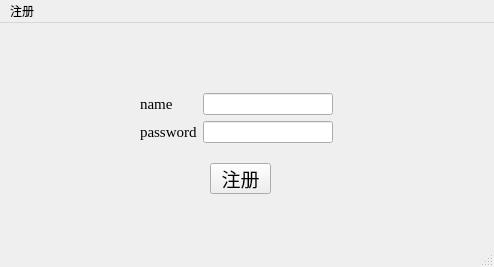
<?xml version="1.0" encoding="UTF-8"?>
<ui version="4.0">
 <class>MainWindow</class>
 <widget class="QMainWindow" name="MainWindow">
  <property name="geometry">
   <rect>
    <x>0</x>
    <y>0</y>
    <width>494</width>
    <height>267</height>
   </rect>
  </property>
  <property name="windowTitle">
   <string>MainWindow</string>
  </property>
  <widget class="QWidget" name="centralwidget">
   <widget class="QPushButton" name="pushButton">
    <property name="geometry">
     <rect>
      <x>210</x>
      <y>140</y>
      <width>61</width>
      <height>31</height>
     </rect>
    </property>
    <property name="font">
     <font>
      <family>隶书</family>
      <pointsize>14</pointsize>
     </font>
    </property>
    <property name="text">
     <string>注册</string>
    </property>
   </widget>
   <widget class="QWidget" name="layoutWidget">
    <property name="geometry">
     <rect>
      <x>140</x>
      <y>70</y>
      <width>193</width>
      <height>50</height>
     </rect>
    </property>
    <layout class="QHBoxLayout" name="horizontalLayout">
     <item>
      <layout class="QVBoxLayout" name="verticalLayout_2">
       <item>
        <widget class="QLabel" name="label">
         <property name="font">
          <font>
           <family>Times New Roman</family>
           <pointsize>11</pointsize>
          </font>
         </property>
         <property name="text">
          <string>name</string>
         </property>
        </widget>
       </item>
       <item>
        <widget class="QLabel" name="label_2">
         <property name="font">
          <font>
           <family>Times New Roman</family>
           <pointsize>11</pointsize>
          </font>
         </property>
         <property name="text">
          <string>password</string>
         </property>
        </widget>
       </item>
      </layout>
     </item>
     <item>
      <layout class="QVBoxLayout" name="verticalLayout">
       <item>
        <widget class="QLineEdit" name="lineEdit"/>
       </item>
       <item>
        <widget class="QLineEdit" name="lineEdit_2"/>
       </item>
      </layout>
     </item>
    </layout>
   </widget>
  </widget>
  <widget class="QMenuBar" name="menubar">
   <property name="geometry">
    <rect>
     <x>0</x>
     <y>0</y>
     <width>494</width>
     <height>23</height>
    </rect>
   </property>
   <widget class="QMenu" name="menu">
    <property name="title">
     <string>注册</string>
    </property>
   </widget>
   <addaction name="menu"/>
  </widget>
  <widget class="QStatusBar" name="statusbar"/>
 </widget>
 <resources/>
 <connections/>
</ui>
